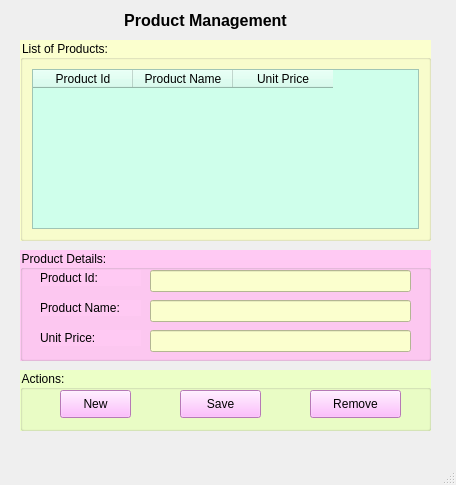
<?xml version="1.0" encoding="UTF-8"?>
<ui version="4.0">
 <class>MainWindow</class>
 <widget class="QMainWindow" name="MainWindow">
  <property name="geometry">
   <rect>
    <x>0</x>
    <y>0</y>
    <width>456</width>
    <height>485</height>
   </rect>
  </property>
  <property name="windowTitle">
   <string>Nguyễn Như Quỳnh - QTableWidget</string>
  </property>
  <property name="windowIcon">
   <iconset>
    <normaloff>images/K24.JPG</normaloff>images/K24.JPG</iconset>
  </property>
  <widget class="QWidget" name="centralwidget">
   <widget class="QLabel" name="label">
    <property name="geometry">
     <rect>
      <x>20</x>
      <y>0</y>
      <width>371</width>
      <height>41</height>
     </rect>
    </property>
    <property name="font">
     <font>
      <pointsize>12</pointsize>
      <weight>75</weight>
      <bold>true</bold>
     </font>
    </property>
    <property name="text">
     <string>Product Management</string>
    </property>
    <property name="alignment">
     <set>Qt::AlignCenter</set>
    </property>
   </widget>
   <widget class="QGroupBox" name="groupBox">
    <property name="geometry">
     <rect>
      <x>20</x>
      <y>370</y>
      <width>411</width>
      <height>61</height>
     </rect>
    </property>
    <property name="styleSheet">
     <string notr="true">background-color: rgb(236, 255, 199);</string>
    </property>
    <property name="title">
     <string>Actions:</string>
    </property>
    <widget class="QPushButton" name="pushButtonRemove">
     <property name="geometry">
      <rect>
       <x>290</x>
       <y>20</y>
       <width>91</width>
       <height>28</height>
      </rect>
     </property>
     <property name="styleSheet">
      <string notr="true">background-color: rgb(255, 170, 255);</string>
     </property>
     <property name="text">
      <string>Remove</string>
     </property>
     <property name="icon">
      <iconset>
       <normaloff>images/ic_delete.png</normaloff>images/ic_delete.png</iconset>
     </property>
     <property name="iconSize">
      <size>
       <width>24</width>
       <height>24</height>
      </size>
     </property>
    </widget>
    <widget class="QPushButton" name="pushButtonSave">
     <property name="geometry">
      <rect>
       <x>160</x>
       <y>20</y>
       <width>81</width>
       <height>28</height>
      </rect>
     </property>
     <property name="styleSheet">
      <string notr="true">background-color: rgb(255, 170, 255);</string>
     </property>
     <property name="text">
      <string>Save</string>
     </property>
     <property name="icon">
      <iconset>
       <normaloff>images/ic_save.png</normaloff>images/ic_save.png</iconset>
     </property>
     <property name="iconSize">
      <size>
       <width>24</width>
       <height>24</height>
      </size>
     </property>
    </widget>
    <widget class="QPushButton" name="pushButtonNew">
     <property name="geometry">
      <rect>
       <x>40</x>
       <y>20</y>
       <width>71</width>
       <height>28</height>
      </rect>
     </property>
     <property name="styleSheet">
      <string notr="true">background-color: rgb(255, 170, 255);</string>
     </property>
     <property name="text">
      <string>New</string>
     </property>
     <property name="icon">
      <iconset>
       <normaloff>images/ic_new.png</normaloff>images/ic_new.png</iconset>
     </property>
     <property name="iconSize">
      <size>
       <width>24</width>
       <height>24</height>
      </size>
     </property>
    </widget>
   </widget>
   <widget class="QGroupBox" name="groupBox_2">
    <property name="geometry">
     <rect>
      <x>20</x>
      <y>250</y>
      <width>411</width>
      <height>111</height>
     </rect>
    </property>
    <property name="styleSheet">
     <string notr="true">background-color: rgb(255, 201, 243);</string>
    </property>
    <property name="title">
     <string>Product Details:</string>
    </property>
    <widget class="QLabel" name="label_4">
     <property name="geometry">
      <rect>
       <x>20</x>
       <y>80</y>
       <width>101</width>
       <height>16</height>
      </rect>
     </property>
     <property name="text">
      <string>Unit Price:</string>
     </property>
    </widget>
    <widget class="QLabel" name="label_3">
     <property name="geometry">
      <rect>
       <x>20</x>
       <y>50</y>
       <width>101</width>
       <height>16</height>
      </rect>
     </property>
     <property name="text">
      <string>Product Name:</string>
     </property>
    </widget>
    <widget class="QLineEdit" name="lineEditProductName">
     <property name="geometry">
      <rect>
       <x>130</x>
       <y>50</y>
       <width>261</width>
       <height>22</height>
      </rect>
     </property>
     <property name="styleSheet">
      <string notr="true">background-color: rgb(251, 255, 206);</string>
     </property>
    </widget>
    <widget class="QLineEdit" name="lineEditUnitPrice">
     <property name="geometry">
      <rect>
       <x>130</x>
       <y>80</y>
       <width>261</width>
       <height>22</height>
      </rect>
     </property>
     <property name="styleSheet">
      <string notr="true">background-color: rgb(251, 255, 206);</string>
     </property>
    </widget>
    <widget class="QLabel" name="label_2">
     <property name="geometry">
      <rect>
       <x>20</x>
       <y>20</y>
       <width>101</width>
       <height>16</height>
      </rect>
     </property>
     <property name="text">
      <string>Product Id:</string>
     </property>
    </widget>
    <widget class="QLineEdit" name="lineEditProductId">
     <property name="geometry">
      <rect>
       <x>130</x>
       <y>20</y>
       <width>261</width>
       <height>22</height>
      </rect>
     </property>
     <property name="styleSheet">
      <string notr="true">background-color: rgb(251, 255, 206);</string>
     </property>
    </widget>
   </widget>
   <widget class="QGroupBox" name="groupBox_3">
    <property name="geometry">
     <rect>
      <x>20</x>
      <y>40</y>
      <width>411</width>
      <height>201</height>
     </rect>
    </property>
    <property name="styleSheet">
     <string notr="true">background-color: rgb(251, 255, 206);</string>
    </property>
    <property name="title">
     <string>List of Products:</string>
    </property>
    <layout class="QVBoxLayout" name="verticalLayout">
     <item>
      <widget class="QTableWidget" name="tableWidgetProduct">
       <property name="styleSheet">
        <string notr="true">background-color: rgb(207, 255, 235);</string>
       </property>
       <column>
        <property name="text">
         <string>Product Id</string>
        </property>
       </column>
       <column>
        <property name="text">
         <string>Product Name</string>
        </property>
       </column>
       <column>
        <property name="text">
         <string>Unit Price</string>
        </property>
       </column>
      </widget>
     </item>
    </layout>
   </widget>
  </widget>
  <widget class="QMenuBar" name="menubar">
   <property name="geometry">
    <rect>
     <x>0</x>
     <y>0</y>
     <width>456</width>
     <height>18</height>
    </rect>
   </property>
  </widget>
  <widget class="QStatusBar" name="statusbar"/>
 </widget>
 <tabstops>
  <tabstop>tableWidgetProduct</tabstop>
  <tabstop>lineEditProductId</tabstop>
  <tabstop>lineEditProductName</tabstop>
  <tabstop>lineEditUnitPrice</tabstop>
  <tabstop>pushButtonNew</tabstop>
  <tabstop>pushButtonSave</tabstop>
  <tabstop>pushButtonRemove</tabstop>
 </tabstops>
 <resources/>
 <connections/>
</ui>
